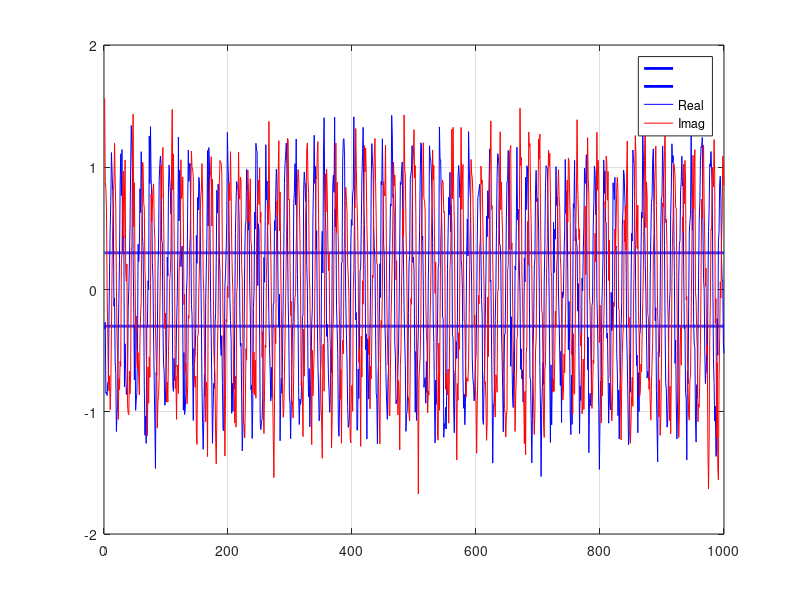
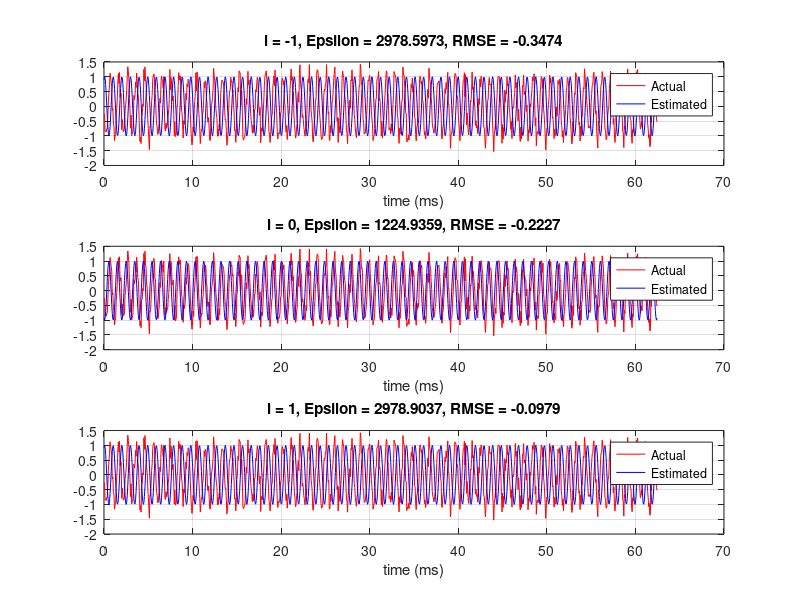

The MATLAB source for these figures, in order:
close all;
clear;
clc;

rng(0, 'twister');

%--------------------------------------------------------------------------
%------- Code based on paper by D. R. Brown III, Y. Liao, N. Fox ----------
% Low-Complexity Real-Time Single Tone Phase and Frequency Estimation
%--------------------------------------------------------------------------

fs = 16e3;
N = 1000;
t_vec = (0:N-1).'/fs;

alpha = 0.3;

fc = 1010;
fc = fc + (1030 - 1010)*rand(1, 1);
phi_0 = 0;
phi_0 = phi_0 + -pi + 2*pi*rand(1, 1);
x = exp(1i*(2*pi*fc*t_vec + phi_0));
x = awgn(x, 10, 'measured');

zc_detect = false;

l = [-1, 0, 1];
l_p = l;
l_n = l;

l_len = numel(l);

k_p = zeros(1, l_len);
k_n = zeros(1, l_len);

index = 1;

% Neg Crossing occur at
% 1 -> 2
% 3 -> 2
% Pos Crossing occur at
% 2 -> 1
% 4 -> 1

% Real part of signal
% + crossing must occur at phase k*2*pi - pi/2
% - crossing must occur at phase k*2*pi + pi/2

% Imag part of signal
% + crossing must occur at phase l*2*pi
% - crossing must occur at phase l*2*pi + pi

%-- Init state variables
A = 0;
B = 0;
C = 0;
D = zeros(1, l_len);
E = zeros(1, l_len);

t_array = zeros(N, 1);
phase_array = zeros(N, l_len);

phi_hat = zeros(N, l_len);
omega_hat = zeros(N, l_len);

y = [real(x), imag(x)];
state = zeros(1, l_len);
temp = zeros(1, l_len);
current_state = 0;

figure();
plot(alpha*ones(N, 1), 'b', 'LineWidth', 2);
hold on;
plot(-alpha*ones(N, 1), 'b', 'LineWidth', 2);
plot(y(:, 1), 'b');
plot(y(:, 2), 'r');
legend('','','Real', 'Imag');
grid on;
hold off;

for ii = 2:N
    for iq = 1:2
        val = y(ii, iq);
        zc_detect = false;
        current_state = state(iq);
        switch current_state
            case 1
                if abs(val) <= alpha
                    current_state = 3;
                    temp(iq) = ii;
                elseif val < -alpha
                    % --------- Negative Zero Crossing (1 -> 2) -----------
                    current_state = 2;
                    zc_detect = true;
                    
                    if iq == 1
                        phase_i = k_n.*2*pi + pi/2;
                        k_n = k_n + ones(1, l_len);
                    else
                        phase_i = l_n.*2*pi + pi;
                        l_n = l_n + ones(1, l_len);
                    end
                end
            case 2
                if abs(val) <= alpha
                    current_state = 4;
                    temp(iq) = ii;
                elseif val > alpha
                    % -------- Positive Zero Crossing (2 -> 1) ------------
                    current_state = 1;
                    zc_detect = true;
                    
                    if iq == 1
                        phase_i = k_p.*2*pi - pi/2;
                        k_p = k_p + ones(1, l_len);
                    else
                        phase_i = l_p.*2*pi;
                        l_p = l_p + ones(1, l_len);
                    end
                end
            case 3
                if val > alpha
                    current_state = 1;
                    temp(iq) = ii;
                elseif val < -alpha
                    % ---------- Negative Zero Crossing (3 -> 2) ----------
                    current_state = 2;
                    zc_detect = true;
                    
                    if iq == 1
                        phase_i = k_n.*2*pi + pi/2;
                        k_n = k_n + ones(1, l_len);
                    else
                        phase_i = l_n.*2*pi + pi;
                        l_n = l_n + ones(1, l_len);
                    end
                end
            case 4
                if val < -alpha
                    current_state = 2;
                    temp(iq) = ii;
                elseif val > alpha
                    %-------- Positive Zero Crossing (4 -> 1) -------------
                    current_state = 1;
                    zc_detect = true;
                    
                    if iq == 1
                        phase_i = k_p.*2*pi - pi/2;
                        k_p = k_p + ones(1, l_len);
                    else
                        phase_i = l_p.*2*pi;
                        l_p = l_p + ones(1, l_len);
                    end
                end
            otherwise
                current_state = 0;
                temp(iq) = ii;
                if val > alpha
                    current_state = 1;
                elseif val < -alpha
                    current_state = 2;
                end
        end
        state(iq) = current_state;
        
        if zc_detect == true
            % y0 = mt0 + b
            % yi = mti + b
            % y0 - yi = mt0 - mti = -yi
            % -yi/m = t0 - ti
            % t0 = ti - yi/m
            
            t_curr_state = ii;
            t_prev_state = temp(iq)-1;
            
            %-- Update variables
            m = (val - y(t_prev_state, iq))/(t_curr_state - t_prev_state);
            t_i = t_curr_state - val/m;
            t_i = t_i/fs;
            
            t_array(index) = t_i;
            phase_array(index, :) = phase_i;
            
            %-- Update State Variables
            A = A + t_i^2;
            B = B + 1;
            C = C + t_i;
            D = D - t_i*phase_i;
            E = E - phase_i;
            phi_hat(index, :) = -(E.*A - C.*D)./(B*A - C^2);
            omega_hat(index, :) = -C*phi_hat(index, :)./A - D./A;
            
            index = index + 1;
        end
    end
    
end

index = index - 1;
phase_array(index+1:end, :) = [];
t_array(index+1:end) = [];
phi_hat(index+1:end, :) = [];
omega_hat(index+1:end, :) = [];

omega_est = omega_hat(index, :);
phi_est = phi_hat(index, :);

epsilon = zeros(1, l_len);
mse = zeros(1, l_len);

figure();
for ii = 1:l_len
    epsilon(ii) = norm(exp(1i*(omega_est(ii)*t_vec + phi_est(ii))) - x)^2;
    mse(ii) = fc - omega_est(ii)/2/pi;
    
    fprintf('Fc = %.2f Hz, Phi = %.2f\n', fc, phi_0*180/pi);
    fprintf('Fe = %.2f Hz, Phi = %.2f\n', omega_est(ii)/2/pi, phi_est(ii)*180/pi);
    fprintf('Epsilon = %.2f\n', epsilon(ii));
    fprintf('Mean Square Error = %.2f\n', mse(ii));
    fprintf('\n');
    
    title_str = sprintf('l = %d, Epsilon = %.4f, RMSE = %.4f', l(ii), epsilon(ii), mse(ii));
    subplot(l_len, 1, ii);
    plot(t_vec*1e3, real(x), 'r');
    hold on;
    plot(t_vec*1e3, real(exp(1i*(omega_est(ii)*t_vec + phi_est(ii)))), 'b');
    legend('Actual', 'Estimated');
    title(title_str);
    grid on;
    xlabel('time (ms)');
    hold off;
end
